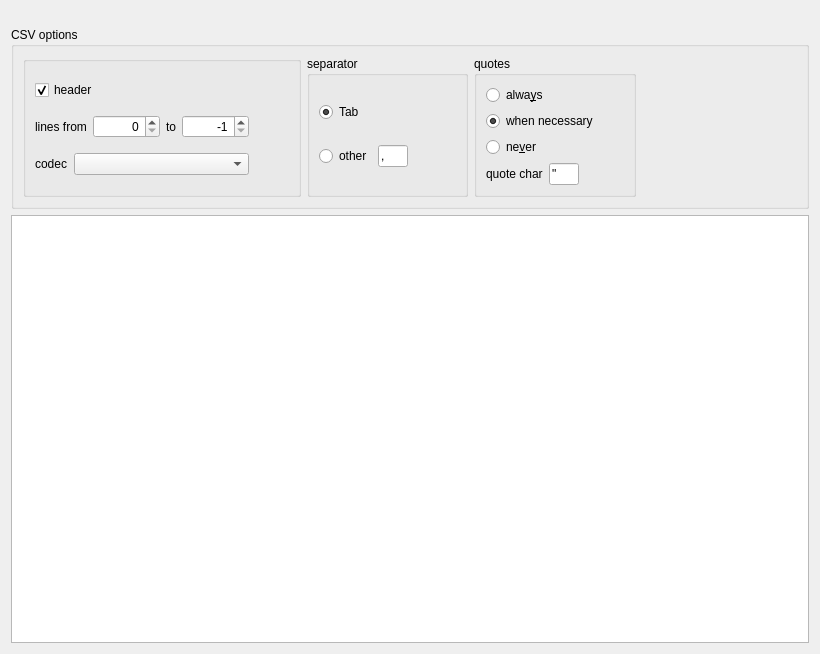
<?xml version="1.0" encoding="UTF-8"?>
<ui version="4.0">
 <class>qf::qmlwidgets::ExportTableViewWidget</class>
 <widget class="QWidget" name="qf::qmlwidgets::ExportTableViewWidget">
  <property name="geometry">
   <rect>
    <x>0</x>
    <y>0</y>
    <width>820</width>
    <height>654</height>
   </rect>
  </property>
  <property name="windowTitle">
   <string>Form</string>
  </property>
  <layout class="QVBoxLayout" name="verticalLayout">
   <item>
    <widget class="qf::qmlwidgets::SaveOptionsWidget" name="saveSettingsWidget" native="true">
     <property name="minimumSize">
      <size>
       <width>0</width>
       <height>10</height>
      </size>
     </property>
    </widget>
   </item>
   <item>
    <widget class="QGroupBox" name="grpCSVOptions">
     <property name="title">
      <string>CSV options</string>
     </property>
     <layout class="QHBoxLayout" name="horizontalLayout_5">
      <item>
       <widget class="QGroupBox" name="groupBox_3">
        <property name="title">
         <string/>
        </property>
        <layout class="QVBoxLayout" name="verticalLayout_3">
         <item>
          <widget class="QCheckBox" name="chkHeader">
           <property name="text">
            <string>header</string>
           </property>
           <property name="checked">
            <bool>true</bool>
           </property>
          </widget>
         </item>
         <item>
          <layout class="QHBoxLayout" name="horizontalLayout">
           <item>
            <widget class="QLabel" name="label_3">
             <property name="sizePolicy">
              <sizepolicy hsizetype="Maximum" vsizetype="Preferred">
               <horstretch>0</horstretch>
               <verstretch>0</verstretch>
              </sizepolicy>
             </property>
             <property name="text">
              <string>lines from</string>
             </property>
            </widget>
           </item>
           <item>
            <widget class="QSpinBox" name="edFromLine">
             <property name="maximumSize">
              <size>
               <width>80</width>
               <height>16777215</height>
              </size>
             </property>
             <property name="alignment">
              <set>Qt::AlignRight|Qt::AlignTrailing|Qt::AlignVCenter</set>
             </property>
             <property name="maximum">
              <number>1000000000</number>
             </property>
            </widget>
           </item>
           <item>
            <widget class="QLabel" name="label_7">
             <property name="sizePolicy">
              <sizepolicy hsizetype="Maximum" vsizetype="Preferred">
               <horstretch>0</horstretch>
               <verstretch>0</verstretch>
              </sizepolicy>
             </property>
             <property name="text">
              <string>to</string>
             </property>
            </widget>
           </item>
           <item>
            <widget class="QSpinBox" name="edToLine">
             <property name="maximumSize">
              <size>
               <width>80</width>
               <height>16777215</height>
              </size>
             </property>
             <property name="toolTip">
              <string>value -1 means all lines</string>
             </property>
             <property name="alignment">
              <set>Qt::AlignRight|Qt::AlignTrailing|Qt::AlignVCenter</set>
             </property>
             <property name="minimum">
              <number>-1</number>
             </property>
             <property name="maximum">
              <number>1000000000</number>
             </property>
             <property name="value">
              <number>-1</number>
             </property>
            </widget>
           </item>
           <item>
            <spacer name="horizontalSpacer">
             <property name="orientation">
              <enum>Qt::Horizontal</enum>
             </property>
             <property name="sizeType">
              <enum>QSizePolicy::Minimum</enum>
             </property>
             <property name="sizeHint" stdset="0">
              <size>
               <width>40</width>
               <height>20</height>
              </size>
             </property>
            </spacer>
           </item>
          </layout>
         </item>
         <item>
          <layout class="QHBoxLayout" name="horizontalLayout_4">
           <item>
            <widget class="QLabel" name="label_4">
             <property name="sizePolicy">
              <sizepolicy hsizetype="Maximum" vsizetype="Preferred">
               <horstretch>0</horstretch>
               <verstretch>0</verstretch>
              </sizepolicy>
             </property>
             <property name="text">
              <string>codec</string>
             </property>
            </widget>
           </item>
           <item>
            <widget class="QComboBox" name="lstCodec"/>
           </item>
           <item>
            <spacer name="horizontalSpacer_4">
             <property name="orientation">
              <enum>Qt::Horizontal</enum>
             </property>
             <property name="sizeType">
              <enum>QSizePolicy::Preferred</enum>
             </property>
             <property name="sizeHint" stdset="0">
              <size>
               <width>40</width>
               <height>20</height>
              </size>
             </property>
            </spacer>
           </item>
          </layout>
         </item>
        </layout>
       </widget>
      </item>
      <item>
       <widget class="QGroupBox" name="groupBox">
        <property name="title">
         <string>separator</string>
        </property>
        <layout class="QGridLayout" name="gridLayout">
         <item row="1" column="0">
          <layout class="QHBoxLayout" name="horizontalLayout_2">
           <item>
            <widget class="QRadioButton" name="rbSeparatorOther">
             <property name="text">
              <string>other</string>
             </property>
             <property name="checked">
              <bool>false</bool>
             </property>
            </widget>
           </item>
           <item>
            <widget class="QLineEdit" name="edSeparatorOther">
             <property name="maximumSize">
              <size>
               <width>30</width>
               <height>16777215</height>
              </size>
             </property>
             <property name="text">
              <string>,</string>
             </property>
            </widget>
           </item>
           <item>
            <spacer name="horizontalSpacer_2">
             <property name="orientation">
              <enum>Qt::Horizontal</enum>
             </property>
             <property name="sizeHint" stdset="0">
              <size>
               <width>40</width>
               <height>20</height>
              </size>
             </property>
            </spacer>
           </item>
          </layout>
         </item>
         <item row="0" column="0">
          <widget class="QRadioButton" name="btSeparatorTab">
           <property name="text">
            <string>Tab</string>
           </property>
           <property name="checked">
            <bool>true</bool>
           </property>
          </widget>
         </item>
        </layout>
       </widget>
      </item>
      <item>
       <widget class="QGroupBox" name="groupBox_2">
        <property name="title">
         <string>quotes</string>
        </property>
        <layout class="QVBoxLayout" name="verticalLayout_2">
         <item>
          <widget class="QRadioButton" name="btQuotesAlways">
           <property name="text">
            <string>alwa&amp;ys</string>
           </property>
          </widget>
         </item>
         <item>
          <widget class="QRadioButton" name="btQuotesIfNecessary">
           <property name="text">
            <string>when necessary</string>
           </property>
           <property name="checked">
            <bool>true</bool>
           </property>
          </widget>
         </item>
         <item>
          <widget class="QRadioButton" name="btQuotesNever">
           <property name="text">
            <string>ne&amp;ver</string>
           </property>
          </widget>
         </item>
         <item>
          <layout class="QHBoxLayout" name="horizontalLayout_3">
           <item>
            <widget class="QLabel" name="label_5">
             <property name="text">
              <string>quote char</string>
             </property>
            </widget>
           </item>
           <item>
            <widget class="QLineEdit" name="edQuoteChar">
             <property name="maximumSize">
              <size>
               <width>30</width>
               <height>16777215</height>
              </size>
             </property>
             <property name="text">
              <string>&quot;</string>
             </property>
            </widget>
           </item>
           <item>
            <spacer name="horizontalSpacer_3">
             <property name="orientation">
              <enum>Qt::Horizontal</enum>
             </property>
             <property name="sizeHint" stdset="0">
              <size>
               <width>40</width>
               <height>20</height>
              </size>
             </property>
            </spacer>
           </item>
          </layout>
         </item>
        </layout>
       </widget>
      </item>
      <item>
       <spacer name="horizontalSpacer_5">
        <property name="orientation">
         <enum>Qt::Horizontal</enum>
        </property>
        <property name="sizeHint" stdset="0">
         <size>
          <width>40</width>
          <height>20</height>
         </size>
        </property>
       </spacer>
      </item>
     </layout>
    </widget>
   </item>
   <item>
    <widget class="QTableView" name="tableView">
     <property name="sizePolicy">
      <sizepolicy hsizetype="Expanding" vsizetype="MinimumExpanding">
       <horstretch>0</horstretch>
       <verstretch>0</verstretch>
      </sizepolicy>
     </property>
    </widget>
   </item>
  </layout>
 </widget>
 <customwidgets>
  <customwidget>
   <class>qf::qmlwidgets::SaveOptionsWidget</class>
   <extends>QWidget</extends>
   <header location="global">src/saveoptionswidget.h</header>
   <container>1</container>
  </customwidget>
 </customwidgets>
 <resources/>
 <connections>
  <connection>
   <sender>rbSeparatorOther</sender>
   <signal>toggled(bool)</signal>
   <receiver>edSeparatorOther</receiver>
   <slot>setEnabled(bool)</slot>
   <hints>
    <hint type="sourcelabel">
     <x>179</x>
     <y>111</y>
    </hint>
    <hint type="destinationlabel">
     <x>213</x>
     <y>114</y>
    </hint>
   </hints>
  </connection>
 </connections>
</ui>
